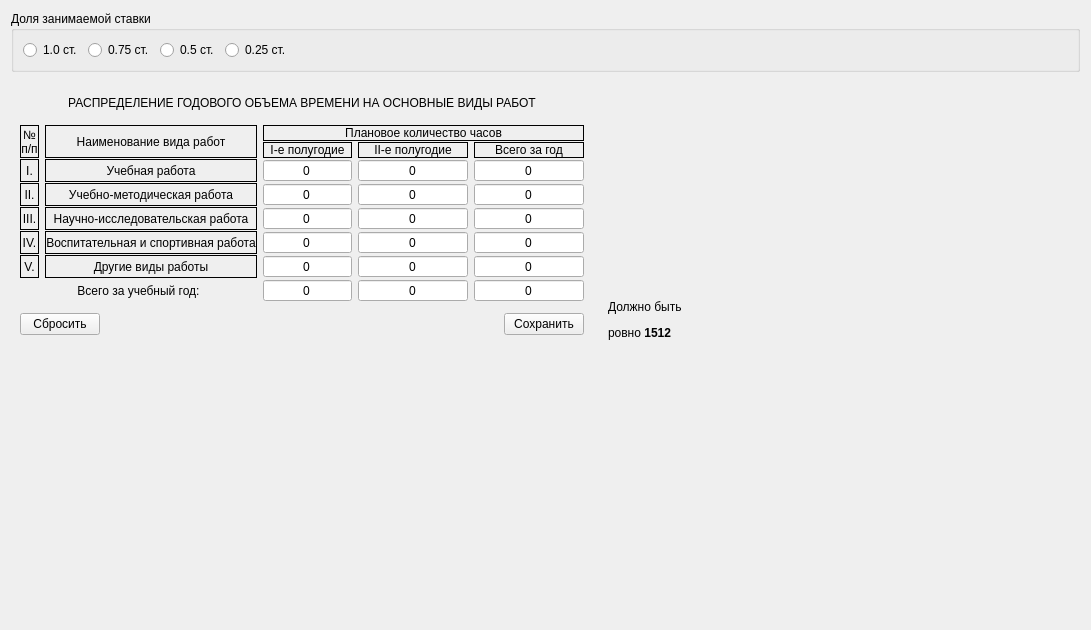
<?xml version="1.0" encoding="UTF-8"?>
<ui version="4.0">
 <class>TotalTime</class>
 <widget class="QWidget" name="TotalTime">
  <property name="geometry">
   <rect>
    <x>0</x>
    <y>0</y>
    <width>1091</width>
    <height>630</height>
   </rect>
  </property>
  <property name="windowTitle">
   <string>Form</string>
  </property>
  <layout class="QVBoxLayout" name="verticalLayout_5">
   <item>
    <layout class="QHBoxLayout" name="horizontalLayout_4"/>
   </item>
   <item>
    <widget class="QGroupBox" name="groupBox_2">
     <property name="title">
      <string>Доля занимаемой ставки</string>
     </property>
     <layout class="QHBoxLayout" name="horizontalLayout_3">
      <item>
       <widget class="QRadioButton" name="rb_fullTime">
        <property name="text">
         <string>1.0 ст.</string>
        </property>
       </widget>
      </item>
      <item>
       <widget class="QRadioButton" name="rb_threeQuaters">
        <property name="text">
         <string>0.75 ст.</string>
        </property>
       </widget>
      </item>
      <item>
       <widget class="QRadioButton" name="rb_halfTime">
        <property name="text">
         <string>0.5 ст.</string>
        </property>
       </widget>
      </item>
      <item>
       <widget class="QRadioButton" name="rb_quaterTime">
        <property name="text">
         <string>0.25 ст.</string>
        </property>
       </widget>
      </item>
      <item>
       <spacer name="horizontalSpacer">
        <property name="orientation">
         <enum>Qt::Horizontal</enum>
        </property>
        <property name="sizeHint" stdset="0">
         <size>
          <width>40</width>
          <height>20</height>
         </size>
        </property>
       </spacer>
      </item>
     </layout>
    </widget>
   </item>
   <item>
    <layout class="QHBoxLayout" name="horizontalLayout_2" stretch="0,0,1">
     <item>
      <widget class="QWidget" name="w_table" native="true">
       <layout class="QVBoxLayout" name="verticalLayout_4">
        <item>
         <layout class="QVBoxLayout" name="verticalLayout_2">
          <item>
           <widget class="QLabel" name="label">
            <property name="text">
             <string>РАСПРЕДЕЛЕНИЕ ГОДОВОГО ОБЪЕМА ВРЕМЕНИ НА ОСНОВНЫЕ ВИДЫ РАБОТ</string>
            </property>
            <property name="alignment">
             <set>Qt::AlignCenter</set>
            </property>
           </widget>
          </item>
          <item>
           <layout class="QGridLayout" name="gridLayout" columnstretch="0,1,1,1,1" columnminimumwidth="0,0,0,0,0">
            <property name="verticalSpacing">
             <number>1</number>
            </property>
            <item row="0" column="0" rowspan="2">
             <widget class="QLabel" name="label_2">
              <property name="frameShape">
               <enum>QFrame::Panel</enum>
              </property>
              <property name="text">
               <string>№
п/п</string>
              </property>
              <property name="alignment">
               <set>Qt::AlignCenter</set>
              </property>
             </widget>
            </item>
            <item row="0" column="1" rowspan="2">
             <widget class="QLabel" name="label_3">
              <property name="frameShape">
               <enum>QFrame::Box</enum>
              </property>
              <property name="text">
               <string>Наименование вида работ</string>
              </property>
              <property name="alignment">
               <set>Qt::AlignCenter</set>
              </property>
             </widget>
            </item>
            <item row="0" column="2" colspan="3">
             <widget class="QLabel" name="label_4">
              <property name="frameShape">
               <enum>QFrame::Panel</enum>
              </property>
              <property name="frameShadow">
               <enum>QFrame::Plain</enum>
              </property>
              <property name="text">
               <string>Плановое количество часов</string>
              </property>
              <property name="alignment">
               <set>Qt::AlignCenter</set>
              </property>
             </widget>
            </item>
            <item row="1" column="2">
             <widget class="QLabel" name="label_5">
              <property name="frameShape">
               <enum>QFrame::Panel</enum>
              </property>
              <property name="frameShadow">
               <enum>QFrame::Plain</enum>
              </property>
              <property name="text">
               <string>I-е полугодие</string>
              </property>
              <property name="alignment">
               <set>Qt::AlignCenter</set>
              </property>
             </widget>
            </item>
            <item row="1" column="3">
             <widget class="QLabel" name="label_6">
              <property name="minimumSize">
               <size>
                <width>110</width>
                <height>0</height>
               </size>
              </property>
              <property name="frameShape">
               <enum>QFrame::Panel</enum>
              </property>
              <property name="frameShadow">
               <enum>QFrame::Plain</enum>
              </property>
              <property name="text">
               <string>II-е полугодие</string>
              </property>
              <property name="alignment">
               <set>Qt::AlignCenter</set>
              </property>
             </widget>
            </item>
            <item row="1" column="4">
             <widget class="QLabel" name="label_7">
              <property name="minimumSize">
               <size>
                <width>110</width>
                <height>0</height>
               </size>
              </property>
              <property name="frameShape">
               <enum>QFrame::Panel</enum>
              </property>
              <property name="frameShadow">
               <enum>QFrame::Plain</enum>
              </property>
              <property name="text">
               <string>Всего за год</string>
              </property>
              <property name="alignment">
               <set>Qt::AlignCenter</set>
              </property>
             </widget>
            </item>
            <item row="2" column="0">
             <widget class="QLabel" name="label_9">
              <property name="frameShape">
               <enum>QFrame::Panel</enum>
              </property>
              <property name="text">
               <string>I.</string>
              </property>
              <property name="alignment">
               <set>Qt::AlignCenter</set>
              </property>
             </widget>
            </item>
            <item row="2" column="1">
             <widget class="QLabel" name="label_8">
              <property name="frameShape">
               <enum>QFrame::Panel</enum>
              </property>
              <property name="text">
               <string>Учебная работа</string>
              </property>
              <property name="alignment">
               <set>Qt::AlignCenter</set>
              </property>
             </widget>
            </item>
            <item row="2" column="2">
             <widget class="QSpinBox" name="sb_studyFirst">
              <property name="alignment">
               <set>Qt::AlignCenter</set>
              </property>
              <property name="buttonSymbols">
               <enum>QAbstractSpinBox::NoButtons</enum>
              </property>
              <property name="maximum">
               <number>1512</number>
              </property>
             </widget>
            </item>
            <item row="2" column="3">
             <widget class="QSpinBox" name="sb_studySecond">
              <property name="alignment">
               <set>Qt::AlignCenter</set>
              </property>
              <property name="buttonSymbols">
               <enum>QAbstractSpinBox::NoButtons</enum>
              </property>
              <property name="maximum">
               <number>1512</number>
              </property>
             </widget>
            </item>
            <item row="2" column="4">
             <widget class="QSpinBox" name="sb_studyYear">
              <property name="alignment">
               <set>Qt::AlignCenter</set>
              </property>
              <property name="readOnly">
               <bool>true</bool>
              </property>
              <property name="buttonSymbols">
               <enum>QAbstractSpinBox::NoButtons</enum>
              </property>
              <property name="maximum">
               <number>3000</number>
              </property>
             </widget>
            </item>
            <item row="3" column="0">
             <widget class="QLabel" name="label_10">
              <property name="frameShape">
               <enum>QFrame::Panel</enum>
              </property>
              <property name="text">
               <string>II.</string>
              </property>
              <property name="alignment">
               <set>Qt::AlignCenter</set>
              </property>
             </widget>
            </item>
            <item row="3" column="1">
             <widget class="QLabel" name="label_11">
              <property name="frameShape">
               <enum>QFrame::Panel</enum>
              </property>
              <property name="text">
               <string>Учебно-методическая работа</string>
              </property>
              <property name="alignment">
               <set>Qt::AlignCenter</set>
              </property>
             </widget>
            </item>
            <item row="3" column="2">
             <widget class="QSpinBox" name="sb_methodicFirst">
              <property name="alignment">
               <set>Qt::AlignCenter</set>
              </property>
              <property name="buttonSymbols">
               <enum>QAbstractSpinBox::NoButtons</enum>
              </property>
              <property name="maximum">
               <number>1512</number>
              </property>
             </widget>
            </item>
            <item row="3" column="3">
             <widget class="QSpinBox" name="sb_methodicSecond">
              <property name="alignment">
               <set>Qt::AlignCenter</set>
              </property>
              <property name="buttonSymbols">
               <enum>QAbstractSpinBox::NoButtons</enum>
              </property>
              <property name="maximum">
               <number>1512</number>
              </property>
             </widget>
            </item>
            <item row="3" column="4">
             <widget class="QSpinBox" name="sb_methodicYear">
              <property name="alignment">
               <set>Qt::AlignCenter</set>
              </property>
              <property name="readOnly">
               <bool>true</bool>
              </property>
              <property name="buttonSymbols">
               <enum>QAbstractSpinBox::NoButtons</enum>
              </property>
              <property name="maximum">
               <number>3000</number>
              </property>
             </widget>
            </item>
            <item row="4" column="0">
             <widget class="QLabel" name="label_13">
              <property name="frameShape">
               <enum>QFrame::Panel</enum>
              </property>
              <property name="text">
               <string>III.</string>
              </property>
              <property name="alignment">
               <set>Qt::AlignCenter</set>
              </property>
             </widget>
            </item>
            <item row="4" column="1">
             <widget class="QLabel" name="label_12">
              <property name="frameShape">
               <enum>QFrame::Panel</enum>
              </property>
              <property name="text">
               <string>Научно-исследовательская работа</string>
              </property>
              <property name="alignment">
               <set>Qt::AlignCenter</set>
              </property>
             </widget>
            </item>
            <item row="4" column="2">
             <widget class="QSpinBox" name="sb_searchingFirst">
              <property name="alignment">
               <set>Qt::AlignCenter</set>
              </property>
              <property name="buttonSymbols">
               <enum>QAbstractSpinBox::NoButtons</enum>
              </property>
              <property name="maximum">
               <number>1512</number>
              </property>
             </widget>
            </item>
            <item row="4" column="3">
             <widget class="QSpinBox" name="sb_searchingSecond">
              <property name="alignment">
               <set>Qt::AlignCenter</set>
              </property>
              <property name="buttonSymbols">
               <enum>QAbstractSpinBox::NoButtons</enum>
              </property>
              <property name="maximum">
               <number>1512</number>
              </property>
             </widget>
            </item>
            <item row="4" column="4">
             <widget class="QSpinBox" name="sb_searchingYear">
              <property name="alignment">
               <set>Qt::AlignCenter</set>
              </property>
              <property name="readOnly">
               <bool>true</bool>
              </property>
              <property name="buttonSymbols">
               <enum>QAbstractSpinBox::NoButtons</enum>
              </property>
              <property name="maximum">
               <number>3000</number>
              </property>
             </widget>
            </item>
            <item row="5" column="0">
             <widget class="QLabel" name="label_14">
              <property name="frameShape">
               <enum>QFrame::Panel</enum>
              </property>
              <property name="text">
               <string>IV.</string>
              </property>
              <property name="alignment">
               <set>Qt::AlignCenter</set>
              </property>
             </widget>
            </item>
            <item row="5" column="1">
             <widget class="QLabel" name="label_15">
              <property name="frameShape">
               <enum>QFrame::Panel</enum>
              </property>
              <property name="text">
               <string>Воспитательная и спортивная работа</string>
              </property>
              <property name="alignment">
               <set>Qt::AlignCenter</set>
              </property>
             </widget>
            </item>
            <item row="5" column="2">
             <widget class="QSpinBox" name="sb_sportFirst">
              <property name="alignment">
               <set>Qt::AlignCenter</set>
              </property>
              <property name="buttonSymbols">
               <enum>QAbstractSpinBox::NoButtons</enum>
              </property>
              <property name="maximum">
               <number>1512</number>
              </property>
             </widget>
            </item>
            <item row="5" column="3">
             <widget class="QSpinBox" name="sb_sportSecond">
              <property name="alignment">
               <set>Qt::AlignCenter</set>
              </property>
              <property name="buttonSymbols">
               <enum>QAbstractSpinBox::NoButtons</enum>
              </property>
              <property name="maximum">
               <number>1512</number>
              </property>
             </widget>
            </item>
            <item row="5" column="4">
             <widget class="QSpinBox" name="sb_sportYear">
              <property name="alignment">
               <set>Qt::AlignCenter</set>
              </property>
              <property name="readOnly">
               <bool>true</bool>
              </property>
              <property name="buttonSymbols">
               <enum>QAbstractSpinBox::NoButtons</enum>
              </property>
              <property name="maximum">
               <number>3000</number>
              </property>
             </widget>
            </item>
            <item row="6" column="0">
             <widget class="QLabel" name="label_16">
              <property name="frameShape">
               <enum>QFrame::Panel</enum>
              </property>
              <property name="text">
               <string>V.</string>
              </property>
              <property name="alignment">
               <set>Qt::AlignCenter</set>
              </property>
             </widget>
            </item>
            <item row="6" column="1">
             <widget class="QLabel" name="label_17">
              <property name="frameShape">
               <enum>QFrame::Panel</enum>
              </property>
              <property name="text">
               <string>Другие виды работы</string>
              </property>
              <property name="alignment">
               <set>Qt::AlignCenter</set>
              </property>
             </widget>
            </item>
            <item row="6" column="2">
             <widget class="QSpinBox" name="sb_otherFirst">
              <property name="alignment">
               <set>Qt::AlignCenter</set>
              </property>
              <property name="buttonSymbols">
               <enum>QAbstractSpinBox::NoButtons</enum>
              </property>
              <property name="maximum">
               <number>1512</number>
              </property>
             </widget>
            </item>
            <item row="6" column="3">
             <widget class="QSpinBox" name="sb_otherSecond">
              <property name="alignment">
               <set>Qt::AlignCenter</set>
              </property>
              <property name="buttonSymbols">
               <enum>QAbstractSpinBox::NoButtons</enum>
              </property>
              <property name="maximum">
               <number>1512</number>
              </property>
             </widget>
            </item>
            <item row="6" column="4">
             <widget class="QSpinBox" name="sb_otherYear">
              <property name="alignment">
               <set>Qt::AlignCenter</set>
              </property>
              <property name="readOnly">
               <bool>true</bool>
              </property>
              <property name="buttonSymbols">
               <enum>QAbstractSpinBox::NoButtons</enum>
              </property>
              <property name="maximum">
               <number>3000</number>
              </property>
             </widget>
            </item>
            <item row="7" column="0" colspan="2">
             <widget class="QLabel" name="label_18">
              <property name="text">
               <string>Всего за учебный год:</string>
              </property>
              <property name="alignment">
               <set>Qt::AlignCenter</set>
              </property>
             </widget>
            </item>
            <item row="7" column="2">
             <widget class="QSpinBox" name="sb_totalFirst">
              <property name="alignment">
               <set>Qt::AlignCenter</set>
              </property>
              <property name="readOnly">
               <bool>true</bool>
              </property>
              <property name="buttonSymbols">
               <enum>QAbstractSpinBox::NoButtons</enum>
              </property>
              <property name="maximum">
               <number>3000</number>
              </property>
             </widget>
            </item>
            <item row="7" column="3">
             <widget class="QSpinBox" name="sb_totalSecond">
              <property name="alignment">
               <set>Qt::AlignCenter</set>
              </property>
              <property name="readOnly">
               <bool>true</bool>
              </property>
              <property name="buttonSymbols">
               <enum>QAbstractSpinBox::NoButtons</enum>
              </property>
              <property name="maximum">
               <number>3000</number>
              </property>
             </widget>
            </item>
            <item row="7" column="4">
             <widget class="QSpinBox" name="sb_totalYear">
              <property name="alignment">
               <set>Qt::AlignCenter</set>
              </property>
              <property name="readOnly">
               <bool>true</bool>
              </property>
              <property name="buttonSymbols">
               <enum>QAbstractSpinBox::NoButtons</enum>
              </property>
              <property name="maximum">
               <number>5000</number>
              </property>
             </widget>
            </item>
           </layout>
          </item>
          <item>
           <widget class="QWidget" name="w_contlorBtns" native="true">
            <layout class="QHBoxLayout" name="horizontalLayout">
             <property name="leftMargin">
              <number>0</number>
             </property>
             <property name="topMargin">
              <number>0</number>
             </property>
             <property name="rightMargin">
              <number>0</number>
             </property>
             <property name="bottomMargin">
              <number>0</number>
             </property>
             <item>
              <widget class="QPushButton" name="btn_reset">
               <property name="text">
                <string>Сбросить</string>
               </property>
              </widget>
             </item>
             <item>
              <spacer name="horizontalSpacer_3">
               <property name="orientation">
                <enum>Qt::Horizontal</enum>
               </property>
               <property name="sizeHint" stdset="0">
                <size>
                 <width>398</width>
                 <height>20</height>
                </size>
               </property>
              </spacer>
             </item>
             <item>
              <widget class="QPushButton" name="btn_save">
               <property name="text">
                <string>Сохранить</string>
               </property>
              </widget>
             </item>
            </layout>
           </widget>
          </item>
         </layout>
        </item>
       </layout>
      </widget>
     </item>
     <item>
      <layout class="QVBoxLayout" name="verticalLayout_3">
       <item>
        <spacer name="verticalSpacer_3">
         <property name="orientation">
          <enum>Qt::Vertical</enum>
         </property>
         <property name="sizeHint" stdset="0">
          <size>
           <width>20</width>
           <height>40</height>
          </size>
         </property>
        </spacer>
       </item>
       <item>
        <widget class="QWidget" name="w_totalInput" native="true">
         <layout class="QVBoxLayout" name="verticalLayout">
          <item>
           <spacer name="verticalSpacer_2">
            <property name="orientation">
             <enum>Qt::Vertical</enum>
            </property>
            <property name="sizeHint" stdset="0">
             <size>
              <width>20</width>
              <height>61</height>
             </size>
            </property>
           </spacer>
          </item>
          <item>
           <widget class="QLabel" name="label_19">
            <property name="text">
             <string>&lt;html&gt;&lt;head/&gt;&lt;body&gt;&lt;p&gt;Должно быть&lt;/p&gt;&lt;p&gt;ровно &lt;span style=&quot; font-weight:700;&quot;&gt;1512&lt;/span&gt;&lt;/p&gt;&lt;/body&gt;&lt;/html&gt;</string>
            </property>
           </widget>
          </item>
         </layout>
        </widget>
       </item>
      </layout>
     </item>
     <item>
      <spacer name="horizontalSpacer_2">
       <property name="orientation">
        <enum>Qt::Horizontal</enum>
       </property>
       <property name="sizeHint" stdset="0">
        <size>
         <width>40</width>
         <height>20</height>
        </size>
       </property>
      </spacer>
     </item>
    </layout>
   </item>
   <item>
    <spacer name="verticalSpacer">
     <property name="orientation">
      <enum>Qt::Vertical</enum>
     </property>
     <property name="sizeHint" stdset="0">
      <size>
       <width>20</width>
       <height>40</height>
      </size>
     </property>
    </spacer>
   </item>
  </layout>
 </widget>
 <resources/>
 <connections/>
</ui>
